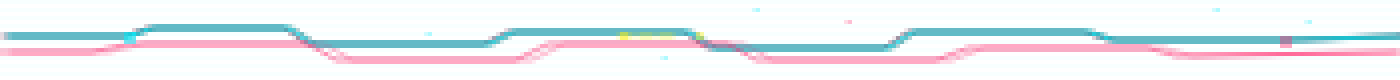
#> input picture assets/section-divider.png, 1400 x 80 px
$ python trace-image-to-svg.py ../assets/section-divider.png out.png
#> lines starting #> are read from the running program, lines starting #| are printed output that depends on the picture
#!/usr/bin/env python3
"""Trace dark image regions into font-independent SVG outlines."""

from __future__ import annotations

import argparse
from pathlib import Path

import numpy as np
from PIL import Image, ImageOps
from skimage.measure import approximate_polygon, find_contours


def format_number(value: float) -> str:
    rounded = round(value, 2)
    if rounded == 0:
        return "0"
    return f"{rounded:.2f}".rstrip("0").rstrip(".")


def polygon_area(points: np.ndarray) -> float:
    x = points[:, 1]
    y = points[:, 0]
    return abs(float(np.dot(x, np.roll(y, 1)) - np.dot(y, np.roll(x, 1)))) / 2


def contour_to_path(contour: np.ndarray) -> str:
    coordinates = [
        f"{format_number(point[1] - 1)} {format_number(point[0] - 1)}"
        for point in contour
    ]
    return f"M{coordinates[0]}L{' '.join(coordinates[1:])}Z"


def trace_image(input_path: Path, output_path: Path, threshold: int) -> None:
#> called with threshold = 176
    with Image.open(input_path) as source:
#> source is the input picture: PIL image 1400x80 RGBA; mean R, G, B, A 29.6, 122.5, 130.5, 30.6
        grayscale = ImageOps.exif_transpose(source).convert("L")
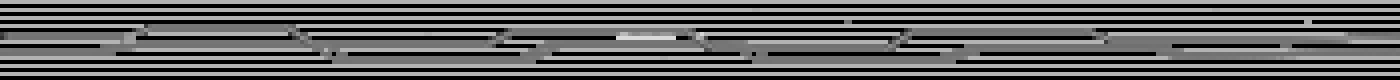
#> grayscale: PIL image 1400x80 L; min 0, max 218, mean 95.7

    pixels = np.asarray(grayscale, dtype=np.float32)
    height, width = pixels.shape
#> height = 80; width = 1400

    # The white padding closes contours that meet an edge of the source canvas.
    padded = np.pad(pixels, 1, mode="constant", constant_values=255)
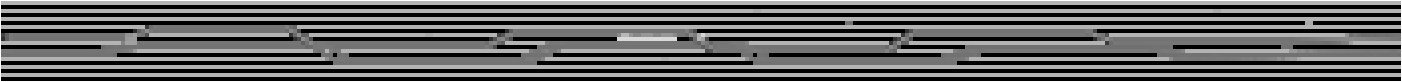
#> padded: shape (82, 1402) float32; min 0, max 255, mean 99.8
    contours = find_contours(
        padded,
        level=threshold,
        fully_connected="high",
        positive_orientation="low",
    )
#> contours = 23 point arrays, longest 6569 points

    paths: list[str] = []
    for contour in contours:
        simplified = approximate_polygon(contour, tolerance=0.12)
        if len(simplified) < 4 or polygon_area(simplified) < 0.04:
            continue
        paths.append(contour_to_path(simplified))
#> this loop made 23 passes
#> (x in polygon_area, y in polygon_area) on passes 2, 4, 5, 6, 9, 10: ([1212, 761, 760.7, 760.7, 1212, 1212.3, 1212.3, 1212], [12.02, 12.02, 12, 9, 8.98, 9, 12, 12.02]), ([288, 149, 149, 288, 288], [36.02, 36.02, 33, 32.96, 36.02]), ([424, 309, 309, 424, 424.3, 424.3, 424], [36.02, 36.03, 33, 32.98, 33, 36, 36.02]), ([496, 433, 432.7, 432.7, 496, 496], [36.03, 36.02, 36, 33, 32.98, 36.03]), ([1344, 1109, 1109, 1344, 1344], [36.07, 36.05, 33, 32.98, 36.07]), ([544, 505, 505, 544, 544], [44.05, 44.02, 41, 40.98, 44.05])
#> after the loop, paths = 23 items

    path_data = "".join(paths)
    svg = f'''<?xml version="1.0" encoding="UTF-8"?>
<svg xmlns="http://www.w3.org/2000/svg" width="{width}" height="{height}" viewBox="0 0 {width} {height}" preserveAspectRatio="xMinYMin meet">
  <title>Outlined ASCII art girl</title>
  <desc>Font-independent vector tracing of the supplied 450 by 512 JPEG at grayscale threshold {threshold}. The artwork contains no embedded raster image or text elements.</desc>
  <rect width="{width}" height="{height}" fill="#fff"/>
  <path d="{path_data}" fill="#111" fill-rule="evenodd" clip-rule="evenodd" shape-rendering="geometricPrecision"/>
</svg>
'''
    output_path.write_text(svg, encoding="utf-8")

    print(
        f"traced {len(paths)} closed outlines from {width}x{height} pixels "
        f"at threshold {threshold} -> {output_path}"
    )
#| traced 23 closed outlines from 1400x80 pixels at threshold 176 -> out.png


def main() -> None:
    parser = argparse.ArgumentParser()
    parser.add_argument("input", type=Path)
    parser.add_argument("output", type=Path)
    parser.add_argument("--threshold", type=int, default=176)
    args = parser.parse_args()
    trace_image(args.input, args.output, args.threshold)


if __name__ == "__main__":
    main()
